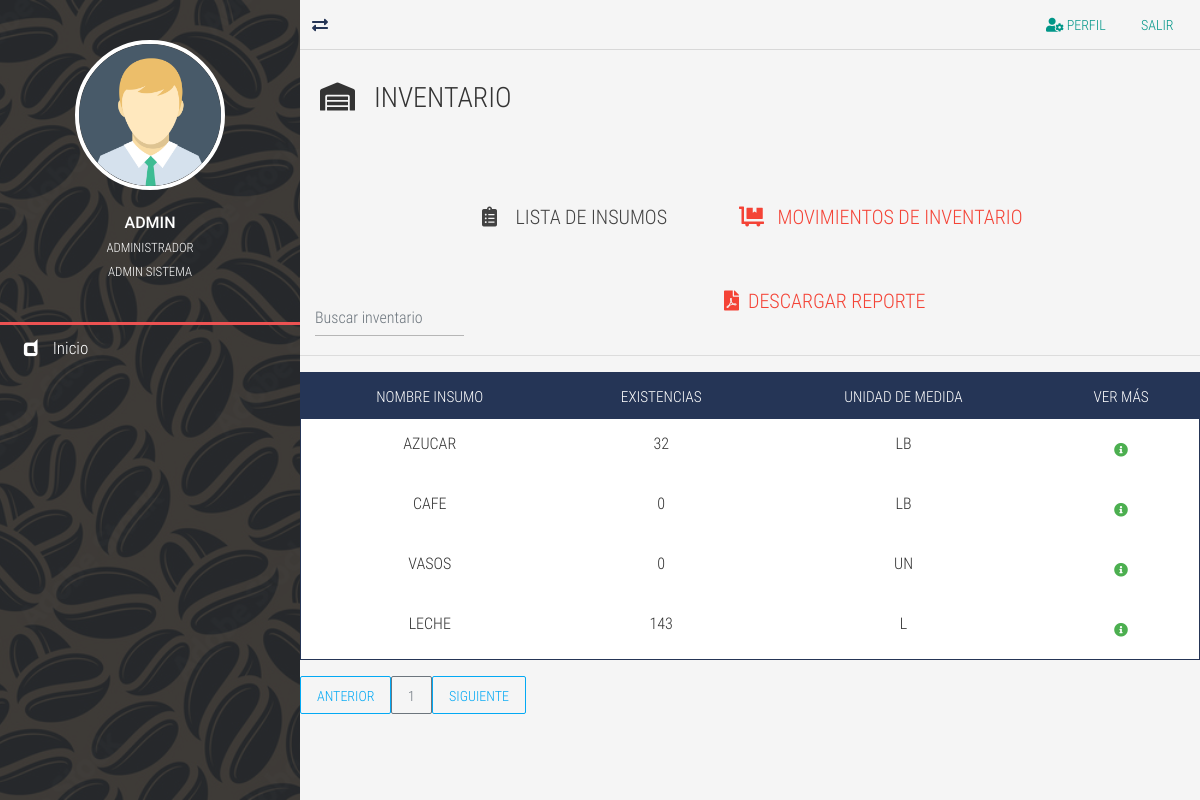
/inventario-list/ (signed in), run on an earlier commit of the app's database.
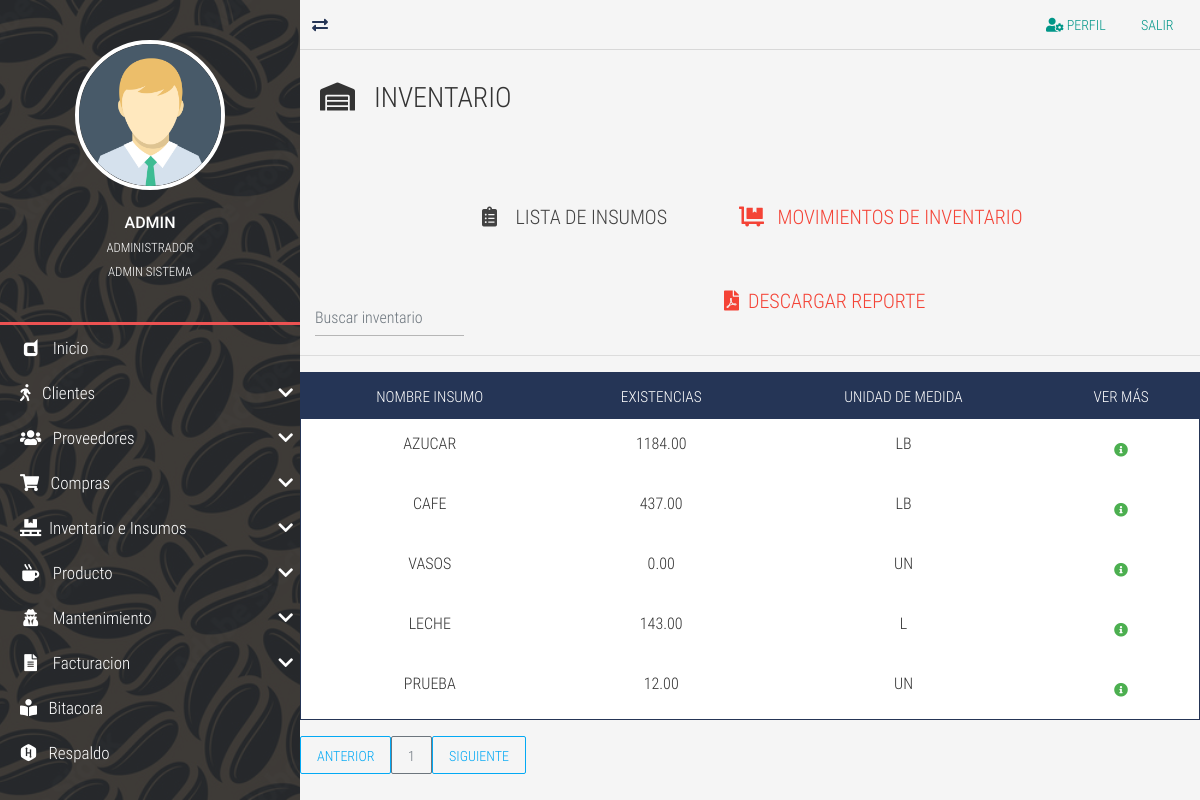
And on a later commit of the database.
### tables this page shows
CREATE TABLE `TBL_inventario` (
  `id_insumo` int NOT NULL AUTO_INCREMENT,
  `cant_existencia` decimal(6,2) unsigned DEFAULT NULL,
  PRIMARY KEY (`id_insumo`),
  CONSTRAINT `FK_TBL_inventario_TBL_insumos` FOREIGN KEY (`id_insumo`) REFERENCES `TBL_insumos` (`id_insumos`)
);

CREATE TABLE `TBL_insumos` (
  `id_insumos` int NOT NULL AUTO_INCREMENT,
  `nom_insumo` varchar(45) DEFAULT NULL,
  `id_categoria` int DEFAULT NULL,
  `cant_max` int DEFAULT NULL,
  `cant_min` int DEFAULT NULL,
  `unidad_medida` enum('LB','UN','L','GAL') DEFAULT NULL,
  PRIMARY KEY (`id_insumos`),
  KEY `FK_categoria_insumos_idx` (`id_categoria`),
  CONSTRAINT `FK_categoria_insumos` FOREIGN KEY (`id_categoria`) REFERENCES `TBL_categoria_produ` (`id_categoria`)
);

### controladores/vistasControlador.php (called while the page is built, shortened)
<?php
	class vistasControlador extends vistasModelo{
		public function obtener_plantilla_controlador(){
			return require_once "./vistas/plantilla.php";
		}
	}

### index.php (called while the page is built, shortened)
<?php
	require_once "./controladores/vistasControlador.php";
	$plantilla = new vistasControlador();
	$plantilla->obtener_plantilla_controlador();

### vistas/contenidos/inventario-list-view.php (the view, shortened to what the changed rows need)
<?php
$where="";
?>
      <table class="table table-striped table-dark table_id text-center" id="tblDatos">
                         <thead>
                         <tr>
                        <th>NOMBRE INSUMO</th>
                        <th>EXISTENCIAS</th>
                        <th>UNIDAD DE MEDIDA</th>
						<th>VER MÁS</th>
                        </tr>
                        </thead>
                        <tbody>
				<?php
include ("./cone.php");
$SQL="SELECT iv.id_insumo, i.nom_insumo, iv.cant_existencia,i.unidad_medida FROM TBL_inventario iv
inner JOIN TBL_insumos i ON i.id_insumos = iv.id_insumo
$where";
$dato = mysqli_query($conexion, $SQL);
if($dato -> num_rows >0){
    while($fila=mysqli_fetch_array($dato)){
?>
<tr>
<td><?php echo $fila['nom_insumo']; ?></td>
<td><?php echo $fila['cant_existencia']; ?></td>
<td><?php echo $fila['unidad_medida']; ?></td>
<td>
	<a href="<?php echo SERVERURL; ?>movimiento-inventario/<?php echo $fila['id_insumo']?>" class="btn btn-success">
	<i class="fas fa-info-circle"></i></a>
</td>
</tr>
<?php
}
}else{
    ?>
    <tr class="text-center">
    <td colspan="16">No existen registros</td>
    </tr>
    <?php
}
?>
	</body>

### vistas/inc/NavLateral.php (shortened to what the changed rows need)
<?php
include ("./cone.php");
	$rol=$_SESSION['id_rol'];
	$sql="SELECT tipo_objeto FROM TBL_permisos
	where id_rol='$rol'";
	$dato = mysqli_query($conexion, $sql);
		if($dato -> num_rows >0){
			while($fila=mysqli_fetch_array($dato)){
				if($fila['tipo_objeto']=='Proveedores'){
					$proveedores='true';
				}
				if($fila['tipo_objeto']=='Insumos'){
					$insumos='true';
				}
				if($fila['tipo_objeto']=='Productos'){
					$productos='true';
				}
				if($fila['tipo_objeto']=='Compras'){
					$compras='true';
				}
				if($fila['tipo_objeto']=='Mantenimiento'){
					$mantenimiento='true';
				}
				if($fila['tipo_objeto']=='Administracion'){
					$administracion='true';
				}
				if($fila['tipo_objeto']=='Facturacion'){
					$facturacion='true';
				}
			}
		}
	?>
<section class="full-box nav-lateral">
	<div class="full-box nav-lateral-content">
		<nav class="full-box nav-lateral-menu">
			<ul>
				<?php
					if(isset($facturacion)=='true'){
				?>
				<li>
					<a href="#" class="nav-btn-submenu"><i class="fas fa-walking"></i> &nbsp; Clientes <i class="fas fa-chevron-down"></i></a>
				</li>
				<?php
					}
				?>
				<?php
					if(isset($proveedores)=='true'){
				?>
				<li>
					<a href="#" class="nav-btn-submenu"><i class="fas fa-users fa-fw"></i> &nbsp; Proveedores <i class="fas fa-chevron-down"></i></a>
				</li>
				<?php
					}
				?>
				<?php
					if(isset($compras)=='true'){
				?>
				<li>
					<a href="#" class="nav-btn-submenu"><i class="fas fa-shopping-cart"></i></i> &nbsp; Compras <i class="fas fa-chevron-down"></i></a>
				</li>
				<?php
					}
				?>
				<?php
					if(isset($insumos)=='true'){
				?>
				<li>
					<a href="#" class="nav-btn-submenu"><i class="fas fa-pallet fa-fw"></i> &nbsp;Inventario e Insumos <i class="fas fa-chevron-down"></i></a>
				</li>
				<?php
					}
				?>
				<?php
					if(isset($productos)=='true'){
				?>
				<li>
					<a href="#" class="nav-btn-submenu"><i class="fas fa-mug-hot fa-fw"></i> &nbsp; Producto <i class="fas fa-chevron-down"></i></a>
				</li>
				<?php
					}
				?>
				<?php
					if(isset($mantenimiento)=='true'){
				?>
				<li>
					<a href="#" class="nav-btn-submenu"><i class="fas  fa-user-secret fa-fw"></i> &nbsp; Mantenimiento <i class="fas fa-chevron-down"></i></a>
				</li>
				<?php
					}
				?>
				<?php
					if(isset($facturacion)=='true'){
				?>
				<li>
				<a href="#" class="nav-btn-submenu"><i class="fas  fa-file-alt fa-fw"></i> &nbsp; Facturacion <i class="fas fa-chevron-down"></i></a>
				</li>
				<?php
					}
				?>
				<?php
					if(isset($administracion)=='true'){
				?>
				<li>
					<a href="<?php echo SERVERURL; ?>bitacora/"><i class="fas fa-book-reader"></i> &nbsp; Bitacora</a>
				</li>
				<li>
					<a href="<?php echo SERVERURL; ?>respaldo/"><i class="fab fa-hackerrank"></i></i> &nbsp; Respaldo</a>
				</li>
				<?php
					}
				?>
			</ul>
		</nav>
	</div>
</section>

What changed in the data, as far as the page shows it:
changed tbl_inventario "AZUCAR": cant_existencia "32" → "1184.00"
changed tbl_inventario "CAFE": cant_existencia "0" → "437.00"
computed for tbl_inventario "VASOS": cant_existencia "0" → "0.00"
computed for tbl_inventario "LECHE": cant_existencia "143" → "143.00"
added tbl_inventario: id_insumo.nom_insumo "PRUEBA", cant_existencia "12.00", id_insumo.unidad_medida "UN"
Also different on the page:
text now shown: "Clientes Proveedores Compras Inventario e Insumos Producto Mantenimiento Facturacion Bitacora Respaldo"
